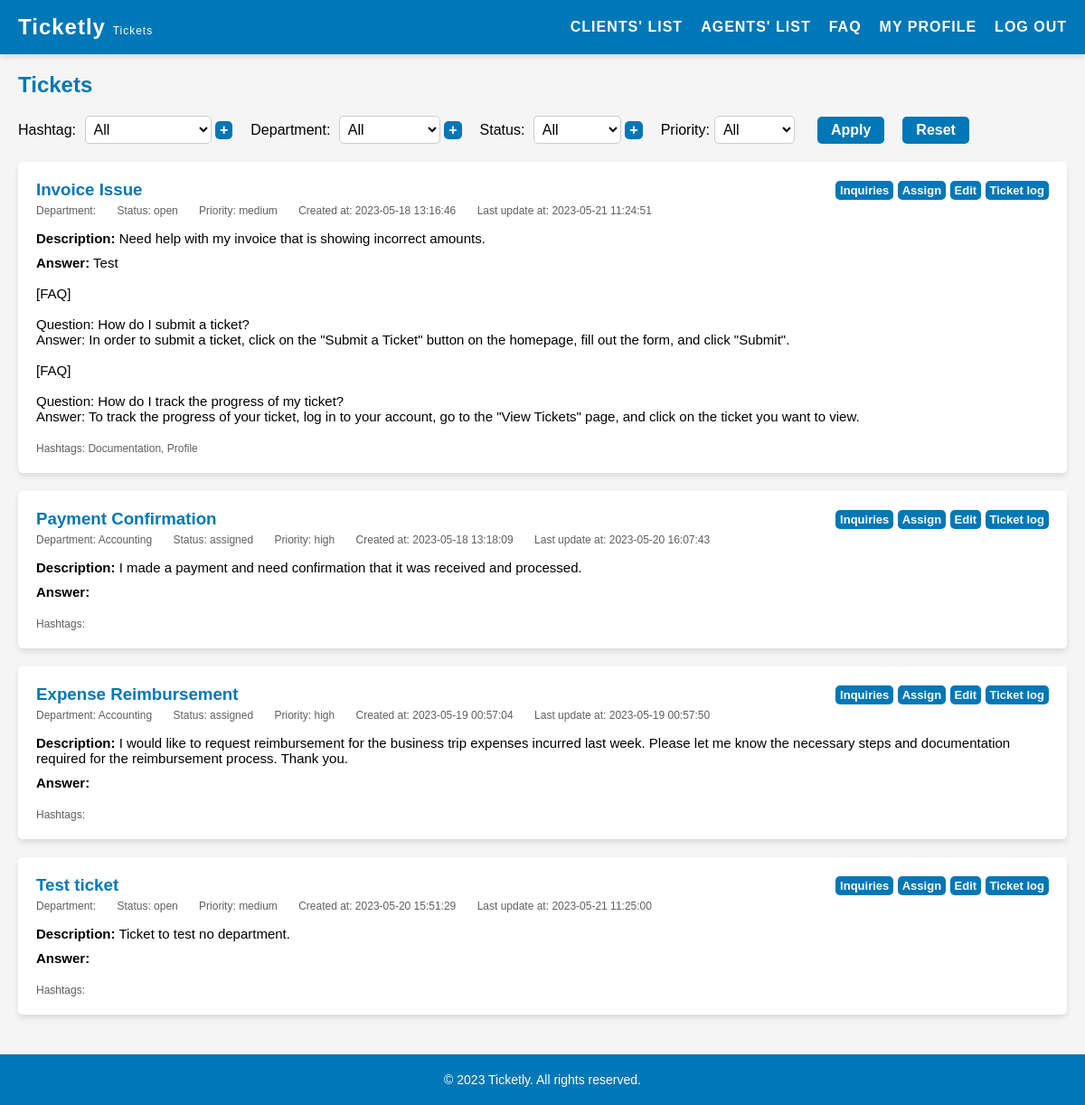
Before: /pages/tickets.php (signed in) with the older database file.
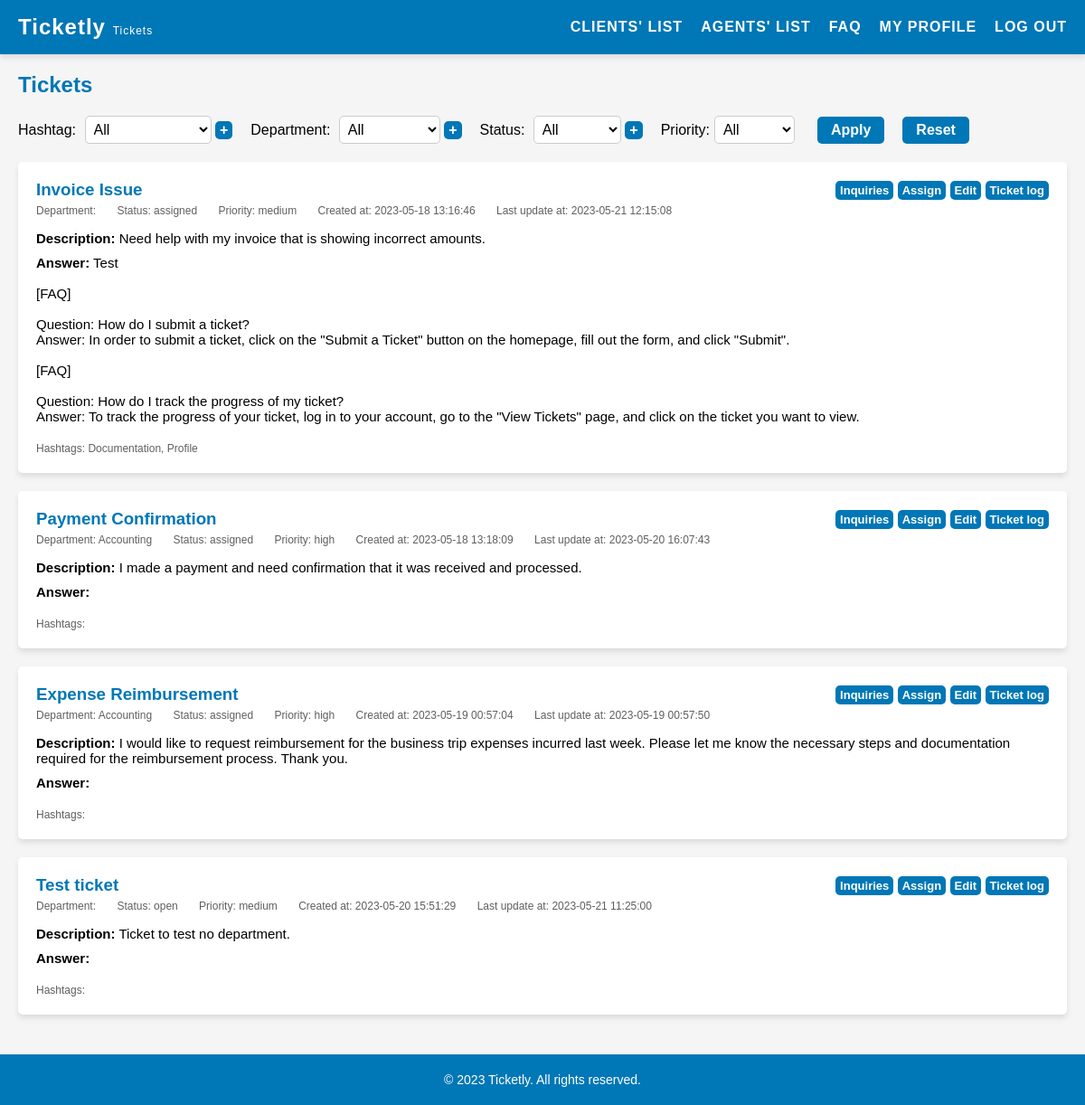
After: the same page with the newer database file.
### tables this page shows
CREATE TABLE "tickets" (
    id INTEGER PRIMARY KEY AUTOINCREMENT,
    title VARCHAR(255) NOT NULL,
    description TEXT NOT NULL,
    answer TEXT,
    client_id INTEGER NOT NULL,
    agent_id INTEGER,
    priority VARCHAR(10) NOT NULL DEFAULT 'medium' CHECK (priority IN ('low', 'medium', 'high')),
    created_at DATETIME NOT NULL,
    updated_at DATETIME NOT NULL,
    department_id INTEGER,
    status_id INTEGER NOT NULL DEFAULT 1,
    FOREIGN KEY(status_id) REFERENCES status(id),
    FOREIGN KEY(client_id) REFERENCES users(id),
    FOREIGN KEY(agent_id) REFERENCES users(id),
    FOREIGN KEY(department_id) REFERENCES departments(id)
);

CREATE TABLE status (
    id INTEGER PRIMARY KEY AUTOINCREMENT,
    name VARCHAR(255) NOT NULL UNIQUE
);

CREATE TABLE ticket_hashtags (
    ticket_id INTEGER NOT NULL,
    hashtag_id INTEGER NOT NULL,
    PRIMARY KEY (ticket_id, hashtag_id),
    FOREIGN KEY(ticket_id) REFERENCES tickets(id),
    FOREIGN KEY(hashtag_id) REFERENCES hashtags(id)
);

CREATE TABLE hashtags (
    id INTEGER PRIMARY KEY AUTOINCREMENT,
    name VARCHAR(255) NOT NULL UNIQUE
);

CREATE TABLE departments (
    id INTEGER PRIMARY KEY AUTOINCREMENT,
    name VARCHAR(255) NOT NULL UNIQUE
);

### pages/tickets.php (called while the page is built, shortened)
<?php
    require_once(__DIR__ . '/../utils/session.php');
    $session = new Session();
    require_once(__DIR__ . '/../templates/tickets.tpl.php');
    drawTickets($session);
?>

### database/ticketHashtags.class.php (called while the page is built, shortened)
<?php
    class TicketHashtags {
        public function __construct(int $ticketId, int $hashtagId) {
            $this->hashtagId = $hashtagId;
        }
    }
    function getTicketHashtags(PDO $db, int $ticketId): array {
        $stmt = $db->prepare('SELECT * FROM ticket_hashtags WHERE ticket_id = :ticketId');
        $stmt->bindValue(':ticketId', $ticketId, PDO::PARAM_INT);
        $stmt->execute();
        $ticketHashtags = [];
        while ($row = $stmt->fetch(PDO::FETCH_ASSOC)) {
            $ticketHashtags[] = new TicketHashtags(
                (int) $row['ticket_id'],
                (int) $row['hashtag_id']
            );
        }
        return $ticketHashtags;
    }
?>

### database/hashtags.class.php (called while the page is built, shortened)
<?php
    function getHashtagsNameById(PDO $db, int $id): string {
        $stmt = $db->prepare('SELECT name FROM hashtags WHERE id = :id');
        $stmt->bindValue(':id', $id, PDO::PARAM_INT);
        $stmt->execute();
        $row = $stmt->fetch(PDO::FETCH_ASSOC);
        if ($row) {
            return $row['name'];
        }
        return '';
    }
?>

### utils/session.php (called while the page is built, shortened)
<?php class Session {
    public function __construct() {
        $this->role = $_SESSION['role'] ?? '';
    }
} ?>

### database/inquiries.class.php (called while the page is built, shortened)
<?php
    function hasUnansweredMessages($db, $ticketId, $userRole) {
        $stmt = $db->prepare('SELECT user_role FROM inquiries WHERE ticket_id = ? ORDER BY id DESC LIMIT 1');
        $stmt->execute([$ticketId]);
        $lastInquiry = $stmt->fetch(PDO::FETCH_ASSOC);
        return false;
    }
?>

### database/status.class.php (called while the page is built, shortened)
<?php
    function getStatusNameById(PDO $db, int $id): string {
        $stmt = $db->prepare('SELECT name FROM status WHERE id = :id');
        $stmt->bindValue(':id', $id, PDO::PARAM_INT);
        $stmt->execute();
        $row = $stmt->fetch(PDO::FETCH_ASSOC);
        if ($row) {
            return $row['name'];
        }
        return '';
    }
?>

### database/departments.class.php (called while the page is built, shortened)
<?php
    function getDepartmentsNameById(PDO $db, int $id): string {
        $stmt = $db->prepare('SELECT name FROM departments WHERE id = :id');
        $stmt->bindValue(':id', $id, PDO::PARAM_INT);
        $stmt->execute();
        $row = $stmt->fetch(PDO::FETCH_ASSOC);
        if ($row) {
            return $row['name'];
        }
        return '';
    }
?>

### templates/tickets.tpl.php (the view, shortened to what the rows shown need)
<?php function drawTickets(Session $session) {
    require_once __DIR__ . '/../database/tickets.class.php';
    require_once __DIR__ . '/../database/connection.db.php';
    require_once __DIR__ . '/../database/departments.class.php';
    require_once __DIR__ . '/../database/status.class.php';
    require_once __DIR__ . '/../database/hashtags.class.php';
    require_once __DIR__ . '/../database/ticketHashtags.class.php';
    require_once __DIR__ . '/../database/inquiries.class.php';
    $clientId = $session->getId();
    $db = getDatabaseConnection();
    if ($session->role === 'admin'){
        $stmt = $db->prepare('SELECT * FROM tickets');
        $stmt->execute();
        $tickets = $stmt->fetchAll(PDO::FETCH_ASSOC);
    } elseif ($session->role === 'client') {
        $stmt = $db->prepare('SELECT * FROM tickets WHERE client_id = ?');
        $stmt->execute([$clientId]);
        $tickets = $stmt->fetchAll(PDO::FETCH_ASSOC);
    } else {
        $stmt = $db->prepare('SELECT * FROM tickets WHERE agent_id = ?');
        $stmt->execute([$clientId]);
        $tickets = $stmt->fetchAll(PDO::FETCH_ASSOC);
    }
    ?>
    <!DOCTYPE html>
    <html>
    <head>
    <link rel="stylesheet" href="../style/tickets.css">
    </head>
    <body>
    <?php include '../templates/header.tpl.php';?>
    <main>
        <section id="my-tickets">
        <h2>Tickets</h2>
        <div class="ticket-container">
            <?php foreach ($tickets as $ticket) { ?>
                <?php
                    $ticketHashtags = getTicketHashtags($db, (int)$ticket['id']);
                    $hashtagCount = count($ticketHashtags);
                    $hashtagString = '';
                    foreach ($ticketHashtags as $index => $hashtag) {
                        $hashtagName = getHashtagsNameById($db, $hashtag->hashtagId);
                        $hashtagString .= $hashtagName;
                        if ($index < $hashtagCount - 1) {
                            $hashtagString .= ', ';
                        }
                    }
                ?>
                <div class="ticket" data-department="<?= $ticket['department_id'] ?>" data-status="<?= $ticket['status_id'] ?>" data-priority="<?= $ticket['priority'] ?>" data-hashtags="<?= $hashtagString ?>">
                    <div class="ticket-top">
                        <h3 class="ticket-subject"><?= $ticket['title'] ?></h3>
                        <?php
                            $ticketId = $ticket['id'];
                            $unansweredMessages = hasUnansweredMessages($db, $ticketId, $session->role);
                            $inquiriesButtonClass = $unansweredMessages ? 'unanswered-inquiries-button' : '';
                        ?>
                        <div class="edit-buttons">
                            <a href="inquiries.php?id=<?= $ticket['id'] ?>" class="edit-button <?= $inquiriesButtonClass ?>">Inquiries</a>
                            <?php if ($session->role === 'admin') : ?>
                                <a href="assignTicket.php?id=<?= $ticket['id'] ?>" class="edit-button">Assign</a>
                            <?php endif; ?>
                            <a href="editTicket.php?id=<?= $ticket['id'] ?>" class="edit-button">Edit</a>
                            <?php if ($session->role !== 'client') : ?>
                                <a href="ticketLog.php?id=<?= $ticket['id'] ?>" class="edit-button">Ticket log</a>
                            <?php endif; ?>
                        </div>
                    </div>
                    <div class="ticket-info">
                        <span class="ticket-department">Department: <?= getDepartmentsNameById($db, $ticket['department_id']) ?></span>
                        <span class="ticket-status">Status: <?= getStatusNameById($db, $ticket['status_id']) ?></span>
                        <?php if ($session->role !== 'client') : ?>
                            <span class="ticket-priority">Priority: <?= $ticket['priority'] ?></span>
                        <?php endif; ?>
                        <span class="ticket-createdAt">Created at: <?= $ticket['created_at'] ?></span>
                        <span class="ticket-updatedAt">Last update at: <?= $ticket['updated_at'] ?></span>
                    </div>
                    <div class="ticket-details">
                        <p class="ticket-summary"><strong>Description:</strong> <?= nl2br(htmlspecialchars($ticket['description'])) ?></p>
                        <p class="ticket-answer"><strong>Answer:</strong> <?= nl2br(htmlspecialchars($ticket['answer'])) ?></p>
                    </div>
                    <?php if ($session->role !== 'client') : ?>
                        <div class="ticket-info">
                            <span class="ticket-hashtags">Hashtags:
                                <?php
                                    $ticketHashtags = getTicketHashtags($db, $ticket['id']);
                                    $hashtagCount = count($ticketHashtags);
                                    foreach ($ticketHashtags as $index => $hashtag) {
                                        $hashtagName = getHashtagsNameById($db, $hashtag->hashtagId);
                                        echo $hashtagName;
                                        if ($index < $hashtagCount - 1) {
                                            echo ', ';
                                        }
                                    }
                                ?>
                            </span>
                        </div>
                    <?php endif; ?>
                </div>
            <?php } ?>
            </section>
    </main>
    <?php include '../templates/footer.tpl.php';?>
    </body>
    </html>
<?php } ?>

Changed rows visible on the page:
changed tickets "Invoice Issue": status.name "open" → "assigned"; updated_at "2023-05-21 11:24:51" → "2023-05-21 12:15:08"
